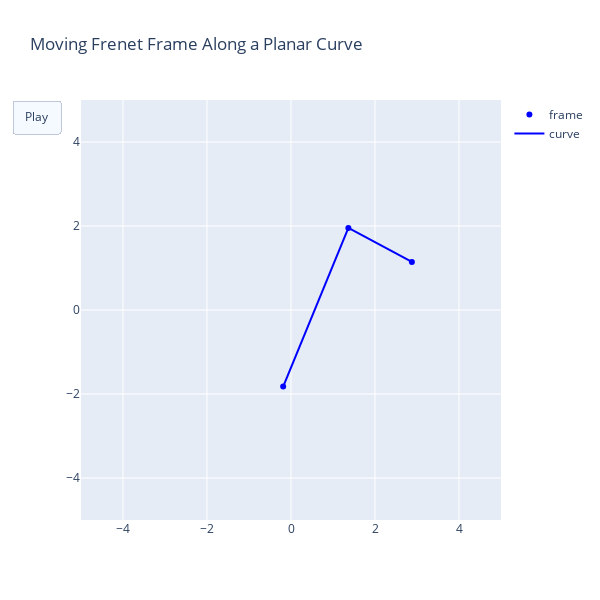

The notebook cell this image was saved under:
### Code cell
node_pos, edge_pos = graph_to_plotly(G)
animate_network(node_pos, edge_pos)

### Figure 1 — Plotly figure (JSON) as saved in the notebook; plotly's stock layout.template omitted (floating-point values rounded to 4 significant figures)
{"data": [{"line": {"color": "blue", "width": 2}, "mode": "markers", "name": "frame", "type": "scatter", "x": [1.366, 2.878, -0.1864], "y": [1.953, 1.145, -1.823]}, {"line": {"color": "blue", "width": 2}, "mode": "lines", "name": "curve", "type": "scatter", "x": [1.366, 2.878, null, 1.366, -0.1864, null], "y": [1.953, 1.145, null, 1.953, -1.823, null]}], "layout": {"height": 600, "hovermode": "closest", "title": {"text": "Moving Frenet Frame Along a Planar Curve"}, "updatemenus": [{"buttons": [{"args": [null], "label": "Play", "method": "animate"}], "type": "buttons"}], "width": 600, "xaxis": {"autorange": false, "range": [-5, 5], "zeroline": false}, "yaxis": {"autorange": false, "range": [-5, 5], "zeroline": false}}}
